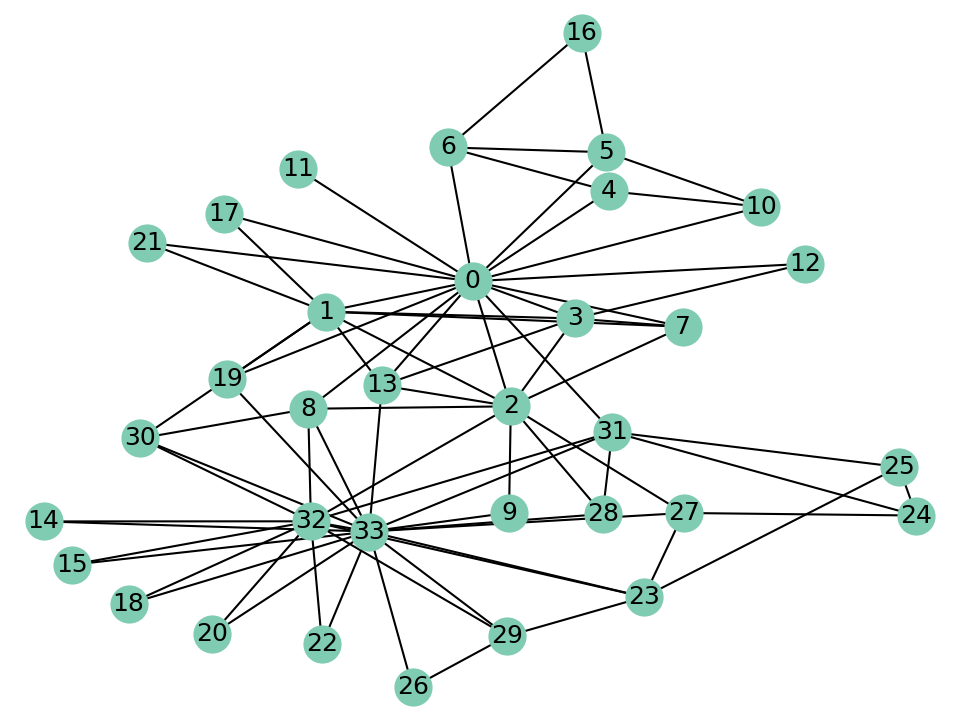

Recreate this plot in Python.
import dgl
import networkx as nx
import matplotlib
import matplotlib.pyplot as plt
import matplotlib.animation as animation
import torch
import torch.nn as nn
import torch.nn.functional as F


###################
# Step 1:建立图
###################
def build_karate_club_graph():
    g = dgl.DGLGraph()
    # 在图中添加34个节点，节点标记为0-33
    g.add_nodes(34)
    # 所有78条边作为一个元组列表
    edge_list = [(1, 0), (2, 0), (2, 1), (3, 0), (3, 1), (3, 2), (4, 0),
                 (5, 0), (6, 0), (6, 4), (6, 5), (7, 0), (7, 1), (7, 2),
                 (7, 3), (8, 0), (8, 2), (9, 2), (10, 0), (10, 4), (10, 5),
                 (11, 0), (12, 0), (12, 3), (13, 0), (13, 1), (13, 2), (13, 3),
                 (16, 5), (16, 6), (17, 0), (17, 1), (19, 0), (19, 1), (21, 0),
                 (21, 1), (25, 23), (25, 24), (27, 2), (27, 23), (27, 24),
                 (28, 2), (29, 23), (29, 26), (30, 1), (30, 8), (31, 0),
                 (31, 24), (31, 25), (31, 28), (32, 2), (32, 8), (32, 14),
                 (32, 15), (32, 18), (32, 20), (32, 22), (32, 23), (32, 29),
                 (32, 30), (32, 31), (33, 8), (33, 9), (33, 13), (33, 14),
                 (33, 15), (33, 18), (33, 19), (33, 20), (33, 22), (33, 23),
                 (33, 26), (33, 27), (33, 28), (33, 29), (33, 30), (33, 31),
                 (33, 32)]
    # 将边添加到两个节点列表中: src and dst
    src, dst = tuple(zip(*edge_list))
    g.add_edges(src, dst)
    # DGL中的边是有方向的，令其为双向
    g.add_edges(dst, src)

    return g


# 输出创建的节点和边的数量
G = build_karate_club_graph()
print('We have %d nodes.' % G.number_of_nodes())
print('We have %d edges.' % G.number_of_edges())

num_nodes = G.number_of_nodes()
num_edges = G.number_of_edges()

# 利用networkx绘制此网络
fig = plt.figure(dpi=150)
nx_G = G.to_networkx().to_undirected()
# Kamada-Kawaii layout usually looks pretty for arbitrary graphs
pos = nx.kamada_kawai_layout(nx_G)
nx.draw(nx_G, pos, with_labels=True, node_color=[[.5, .8, .7]])
plt.savefig('AI_lab/karateClub.png')
# plt.show()

#############################
# Step2: 给边和节点赋予特征
#############################

# 联合边和节点信息做图训练。
# 对于整个节点分类的例子，将每个节点的特征转化成one-hot向量：
# 节点变为[0,…,1,…,0][0,…,1,…,0],对应的位置上的数值为1。
# 在DGL里面，可以使用一个feature张量在第一维上一次性给所有的节点添加特征，代码如下
G.ndata['feat'] = torch.eye(num_nodes)

#############################
# Step3: 定义一个GCN
#############################

# 在第k层，每个节点用一个节点向量表示；
# GCN中每个节点会接受邻居节点的信息从而更新自身的节点表示。


# 定义message方法和reduce方法
# NOTE: 为了易于理解，整个教程忽略了归一化的步骤
# 节点通过message方法传播计算后的节点特征，reduce方法负责将收集到的节点特征进行聚合。
def gcn_message(edges):
    # 参数：batch of edges
    # 得到计算后的batch of edges的信息，这里直接返回边的源节点的feature
    return {'msg': edges.src['h']}


def gcn_reduce(nodes):
    # 参数：batch of nodes.
    # 得到计算后batch of nodes的信息，这里返回每个节点mailbox里的msg的和
    return {'h': torch.sum(nodes.mailbox['msg'], dim=1)}


# 节点通过message方法传播计算后的节点特征，reduce方法负责将收集到的节点特征进行聚合。
class GCNLayer(nn.Module):
    def __init__(self, in_feats, out_feats):
        super(GCNLayer, self).__init__()
        self.linear = nn.Linear(in_feats, out_feats)

    def forward(self, g, inputs):
        # g为图对象； inputs为节点特征矩阵

        # ····················补全此处代码················
        # 设置图的节点特征
        g.ndata['h'] = inputs
        # 触发边的信息传递 触发节点的聚合函数
        g.send_and_recv(g.edges(), gcn_message, gcn_reduce)
        # 取得节点向量
        h = g.ndata.pop('h')
        # 线性变换
        return self.linear(h)
        # ····················补全此处代码················


# 下面定义一个更深的GCN模型，包含两层GCN层：
class GCN(nn.Module):
    def __init__(self, in_feats, hidden_size, num_classes):
        super(GCN, self).__init__()
        self.gcn1 = GCNLayer(in_feats, hidden_size)
        self.gcn2 = GCNLayer(hidden_size, num_classes)

    def forward(self, g, inputs):
        h = self.gcn1(g, inputs)
        h = torch.relu(h)
        h = self.gcn2(g, h)
        return h


#############################
# Step4: 数据准备和初始化
#############################
num_epochs = 50
num_neurons_layer_1 = 8
num_neurons_layer_2 = 2
# 以空手道俱乐部为例
# 第一层将34层的输入转化为隐层为8
# 第二层将隐层转化为最终的分类数2
# 将整个网络节点分为2类，[0, 33]，二者对应的标签为[0, 1]
net = GCN(num_nodes, num_neurons_layer_1, num_neurons_layer_2)
inputs = torch.eye(num_nodes)
labeled_nodes = torch.tensor(
    [0, 33])  # only the instructor and the president nodes are labeled
labels = torch.tensor([0, 1])  # their labels are different

nx_G = G.to_networkx().to_undirected()
# Kamada-Kawaii layout usually looks pretty for arbitrary graphs
pos = nx.kamada_kawai_layout(nx_G)

#############################
# Step5: 训练和可视化
#############################

# The training loop is exactly the same as other PyTorch models.
# （1）创建优化器，
# （2）输入input数据，
# （3）计算loss，
# （4）使用反向传播优化模型
optimizer = torch.optim.Adam(net.parameters(), lr=0.01)
all_logits = []

for epoch in range(num_epochs):
    logits = net(G, inputs)
    # we save the logits for visualization later
    all_logits.append(logits.detach())
    logp = F.log_softmax(logits, 1)
    # we only compute loss for labeled nodes
    loss = F.nll_loss(logp[labeled_nodes], labels)

    optimizer.zero_grad()
    loss.backward()
    optimizer.step()

    print('Epoch %d | Loss: %.4f' % (epoch, loss.item()))

#############################
# Step6:动态展示训练过程
#############################


# 这是一个非常简单的小例子，甚至没有划分验证集和测试集。
# 因此，因为模型最后输出了每个节点的二维向量，可以很容易地在2D的空间将这个过程可视化出来
# 下面的代码动态的展示了训练过程中从开始的状态到到最后所有节点都线性可分的过程。
def draw(i):

    # plt.clf()  # 此时不能调用此函数，不然之前的点将被清空。
    # color = ['green', 'b', 'r', '#7FFFD4', '#FFC0CB', '#00022e', '#F0F8FF']
    cls1color = '#00FFFF'
    cls2color = '#FF00FF'
    pos = {}
    colors = []
    for v in range(num_nodes):
        pos[v] = all_logits[i][v].numpy()
        cls = pos[v].argmax()
        # colors.append(color[cls])
        colors.append(cls1color if cls else cls2color)
    ax.cla()
    ax.axis('off')
    ax.set_title('Epoch: %d' % i)

    nx.draw_networkx(nx_G.to_undirected(),
                     pos,
                     node_color=colors,
                     with_labels=True,
                     node_size=200,
                     ax=ax)


# 下面的动态过程展示了模型经过一段训练之后能够准确预测节点属于哪个群组。
fig = plt.figure(dpi=150)
fig.clf()
ax = fig.subplots()
draw(0)  # draw the prediction of the first epoch
ani = animation.FuncAnimation(fig, draw, frames=len(all_logits), interval=200)
plt.pause(100)
plt.savefig('AI_lab/graph_deep_learning_karateclub.png')
plt.close()
